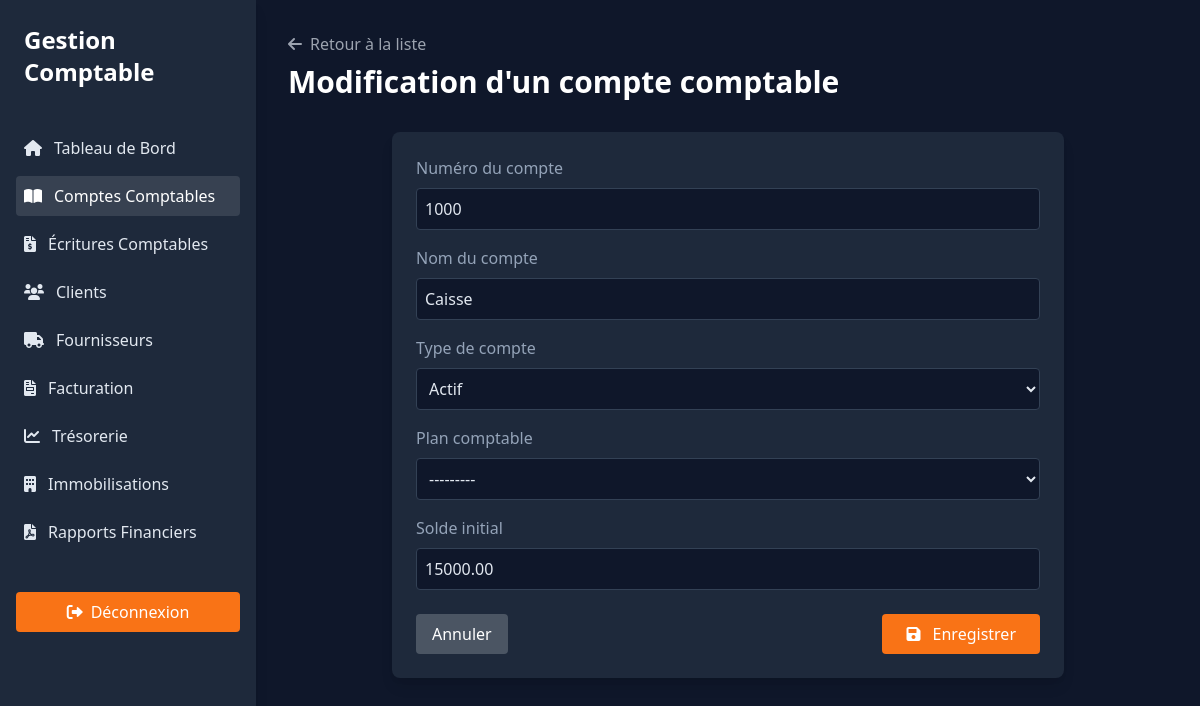
The app's page /comptes/1/modifier/ with its own data.
### comptabilite/models.py (models this page shows, shortened)
class Compte(models.Model):
    TYPE_CHOICES = [
        ('Actif', 'Actif'),
        ('Passif', 'Passif'),
        ('Capitaux propres', 'Capitaux propres'),
    ]
    nom = models.CharField(max_length=255)
    type = models.CharField(max_length=50, choices=TYPE_CHOICES)
    numero = models.CharField(max_length=50, unique=True)
    solde = models.DecimalField(max_digits=18, decimal_places=2, default=0,
                                validators=[MinValueValidator(0)])
    plan_comptable = models.ForeignKey(PlanComptable, on_delete=models.CASCADE, related_name='comptes')

class PlanComptable(models.Model):
    nom = models.CharField(max_length=255, unique=True)
    description = models.TextField(blank=True, null=True)
    def __str__(self):
        return self.nom

### comptabilite/views.py (the view, shortened to what this page needs)
# urls.py: path('comptes/<int:pk>/modifier/', CompteUpdateView.as_view(), name='compte_update'),
class CompteUpdateView(UpdateView):
    model = Compte
    form_class = CompteForm
    template_name = 'compte_form.html'
    success_url = reverse_lazy('compte_list')
    def get_context_data(self, **kwargs):
        context = super().get_context_data(**kwargs)
        context['titre'] = 'Modification d\'un compte comptable'
        context['submit_text'] = 'Enregistrer'
        context['action'] = 'update'
        return context

### comptabilite/forms.py
class CompteForm(forms.ModelForm):
    class Meta:
        model = Compte
        fields = ['nom', 'type', 'numero', 'solde', 'plan_comptable']
        widgets = {
            'nom': forms.TextInput(attrs={'class': 'w-full p-2 bg-gray-700 rounded text-white'}),
            'type': forms.Select(attrs={'class': 'w-full p-2 bg-gray-700 rounded text-white'}),
            'numero': forms.TextInput(attrs={'class': 'w-full p-2 bg-gray-700 rounded text-white'}),
            'solde': forms.NumberInput(attrs={'class': 'w-full p-2 bg-gray-700 rounded text-white', 'min': '0'}),
            'plan_comptable': forms.Select(attrs={'class': 'w-full p-2 bg-gray-700 rounded text-white'}),
        }
    def __init__(self, *args, **kwargs):
        super().__init__(*args, **kwargs)
        self.fields['nom'].label = "Nom du compte"
        self.fields['type'].label = "Type de compte"
        self.fields['numero'].label = "Numéro de compte"
        self.fields['solde'].label = "Solde initial"
        self.fields['plan_comptable'].label = "Plan comptable"
        self.fields['numero'].help_text = "Exemple: 401 pour Fournisseurs"
        self.fields['solde'].help_text = "Montant en euros (€)"

### comptabilite/templates/compte_form.html (shortened to what this page needs)
{% load static %}
<!DOCTYPE html>
<html lang="fr">
<head>
    <link href="https://cdn.jsdelivr.net/npm/tailwindcss@2.2.19/dist/tailwind.min.css" rel="stylesheet">
    <link href="https://cdnjs.cloudflare.com/ajax/libs/font-awesome/6.0.0-beta3/css/all.min.css" rel="stylesheet">
</head>
<body class="antialiased">
    <div class="flex min-h-screen">
        <div class="w-64 sidebar shadow-lg">
            <div class="p-6 bg-orange-600 text-white flex justify-between items-center">
                <h1 class="text-2xl font-bold">Gestion Comptable</h1>
            </div>
            <nav class="p-4">
                <ul>
                    <li class="mb-2">
                        <a href="/" class="flex items-center p-2 hover:bg-gray-700 rounded transition">
                            <i class="fas fa-home mr-3"></i>Tableau de Bord
                        </a>
                    </li>
                    <li class="mb-2">
                        <a href="{% url 'compte_list' %}" class="flex items-center p-2 bg-gray-700 text-white rounded transition">
                            <i class="fas fa-book-open mr-3"></i>Comptes Comptables
                        </a>
                    </li>
                    <li class="mb-2">
                        <a href="{% url 'ecriture_list' %}" class="flex items-center p-2 hover:bg-gray-700 rounded transition">
                            <i class="fas fa-file-invoice-dollar mr-3"></i>Écritures Comptables
                        </a>
                    </li>
                    <li class="mb-2">
                        <a href="/" class="flex items-center p-2 hover:bg-gray-700 rounded transition">
                            <i class="fas fa-users mr-3"></i>Clients
                        </a>
                    </li>
                    <li class="mb-2">
                        <a href="/" class="flex items-center p-2 hover:bg-gray-700 rounded transition">
                            <i class="fas fa-truck mr-3"></i>Fournisseurs
                        </a>
                    </li>
                    <li class="mb-2">
                        <a href="/" class="flex items-center p-2 hover:bg-gray-700 rounded transition">
                            <i class="fas fa-file-invoice mr-3"></i>Facturation
                        </a>
                    </li>
                    <li class="mb-2">
                        <a href="/" class="flex items-center p-2 hover:bg-gray-700 rounded transition">
                            <i class="fas fa-chart-line mr-3"></i>Trésorerie
                        </a>
                    </li>
                    <li class="mb-2">
                        <a href="/" class="flex items-center p-2 hover:bg-gray-700 rounded transition">
                            <i class="fas fa-building mr-3"></i>Immobilisations
                        </a>
                    </li>
                    <li class="mb-2">
                        <a href="/" class="flex items-center p-2 hover:bg-gray-700 rounded transition">
                            <i class="fas fa-file-pdf mr-3"></i>Rapports Financiers
                        </a>
                    </li>
                </ul>
            </nav>
            <div class="p-4 mt-auto">
                <a href="/" class="btn-primary px-4 py-2 rounded w-full text-center block">
                    <i class="fas fa-sign-out-alt mr-2"></i>Déconnexion
                </a>
            </div>
        </div>
        <div class="flex-1 overflow-y-auto p-8">
            <div class="mb-8">
                <a href="{% url 'compte_list' %}" class="text-gray-400 hover:text-white mb-2 inline-block">
                    <i class="fas fa-arrow-left mr-2"></i>Retour à la liste
                </a>
                <h1 class="text-3xl font-bold text-white">{{ titre }}</h1>
            </div>
            <div class="card rounded-lg shadow-lg max-w-2xl mx-auto">
                <div class="p-6">
                    <form method="post">
                        <div class="mb-4">
                            <label for="{{ form.numero.id_for_label }}" class="block mb-2">Numéro du compte</label>
                            <input type="text" name="{{ form.numero.name }}" id="{{ form.numero.id_for_label }}" value="{{ form.numero.value|default:'' }}"
                                class="w-full p-2 rounded focus:ring focus:ring-blue-300" placeholder="Ex: 512000">
                        </div>
                        <div class="mb-4">
                            <label for="{{ form.nom.id_for_label }}" class="block mb-2">Nom du compte</label>
                            <input type="text" name="{{ form.nom.name }}" id="{{ form.nom.id_for_label }}" value="{{ form.nom.value|default:'' }}"
                                class="w-full p-2 rounded focus:ring focus:ring-blue-300" placeholder="Ex: Banque - Compte courant">
                        </div>
                        <div class="mb-4">
                            <label for="{{ form.type.id_for_label }}" class="block mb-2">Type de compte</label>
                            <select name="{{ form.type.name }}" id="{{ form.type.id_for_label }}"
                                class="w-full p-2 rounded focus:ring focus:ring-blue-300">
                                {% for choice in form.type.field.choices %}
                                    <option value="{{ choice.0 }}" {% if form.type.value == choice.0 %}selected{% endif %}>
                                        {{ choice.1 }}
                                    </option>
                                {% endfor %}
                            </select>
                        </div>
                        <div class="mb-4">
                            <label for="{{ form.plan_comptable.id_for_label }}" class="block mb-2">Plan comptable</label>
                            <select name="{{ form.plan_comptable.name }}" id="{{ form.plan_comptable.id_for_label }}"
                                class="w-full p-2 rounded focus:ring focus:ring-blue-300">
                                {% for choice in form.plan_comptable.field.choices %}
                                    <option value="{{ choice.0 }}" {% if form.plan_comptable.value|stringformat:'i' == choice.0|stringformat:'i' %}selected{% endif %}>
                                        {{ choice.1 }}
                                    </option>
                                {% endfor %}
                            </select>
                        </div>
                        <div class="mb-4">
                            <label for="{{ form.solde.id_for_label }}" class="block mb-2">Solde initial</label>
                            <input type="number" step="0.01" name="{{ form.solde.name }}" id="{{ form.solde.id_for_label }}" value="{{ form.solde.value|default:'0.00' }}"
                                class="w-full p-2 rounded focus:ring focus:ring-blue-300">
                        </div>
                        <div class="flex justify-between mt-6">
                            <a href="{% url 'compte_list' %}" class="px-4 py-2 bg-gray-600 text-white rounded hover:bg-gray-500">
                                Annuler
                            </a>
                            <button type="submit" class="btn-primary px-6 py-2 rounded">
                                {% if action == 'create' %}
                                    <i class="fas fa-plus mr-2"></i>
                                {% else %}
                                    <i class="fas fa-save mr-2"></i>
                                {% endif %}
                                {{ submit_text }}
                            </button>
                        </div>
                    </form>
                </div>
            </div>
        </div>
    </div>
</body>
</html>

### comptabilite/templates/compte_form.html (style rules this page uses)
body { background-color: #0F172A; color: #E2E8F0; }
.sidebar { background-color: #1E293B; }
.card { background-color: #1E293B; color: #E2E8F0; }
.btn-primary { background-color: #F97316; color: white; }
input, select, textarea { background-color: #0F172A; color: #E2E8F0; border: 1px solid #334155; }
label { color: #94A3B8; }

### records on screen
Compte: numero "1000", nom "Caisse", type "Actif", solde "15000.00"
PlanComptable: plan_comptable "---------"

### other values on screen
{{ titre }} "Modification d'un compte comptable"
{{ submit_text }} "Enregistrer"
